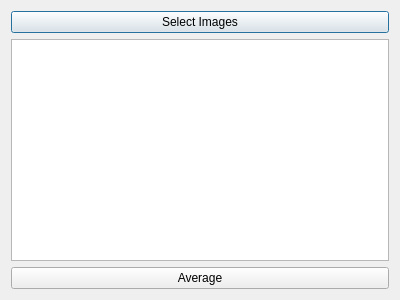
<?xml version="1.0" encoding="UTF-8"?>
<ui version="4.0">
 <class>AverageImagesDialogClass</class>
 <widget class="QDialog" name="AverageImagesDialogClass">
  <property name="geometry">
   <rect>
    <x>0</x>
    <y>0</y>
    <width>400</width>
    <height>300</height>
   </rect>
  </property>
  <property name="windowTitle">
   <string>AverageImagesDialog</string>
  </property>
  <layout class="QVBoxLayout" name="verticalLayout_2">
   <item>
    <layout class="QVBoxLayout" name="verticalLayout">
     <item>
      <widget class="QPushButton" name="selectImagesButton">
       <property name="text">
        <string>Select Images</string>
       </property>
      </widget>
     </item>
     <item>
      <widget class="QListWidget" name="listWidget"/>
     </item>
     <item>
      <widget class="QPushButton" name="averageButton">
       <property name="text">
        <string>Average</string>
       </property>
      </widget>
     </item>
    </layout>
   </item>
  </layout>
 </widget>
 <layoutdefault spacing="6" margin="11"/>
 <resources/>
 <connections/>
</ui>
